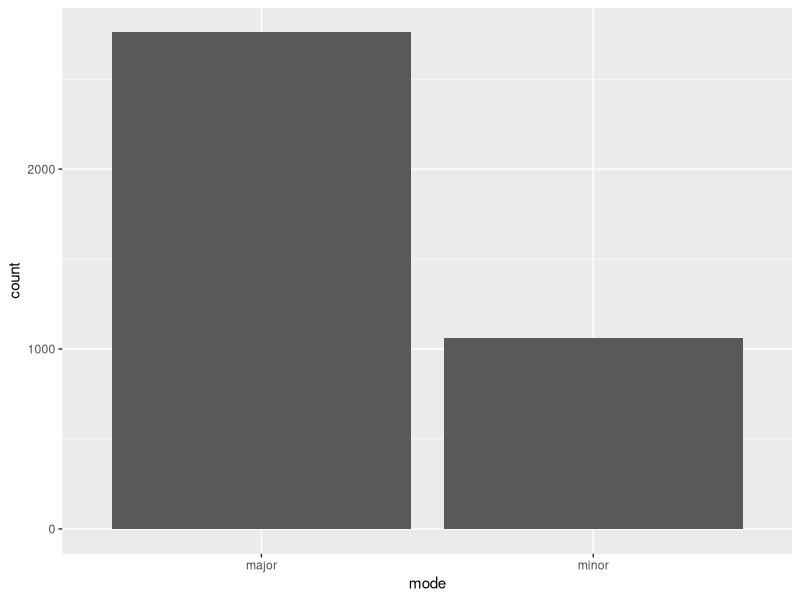
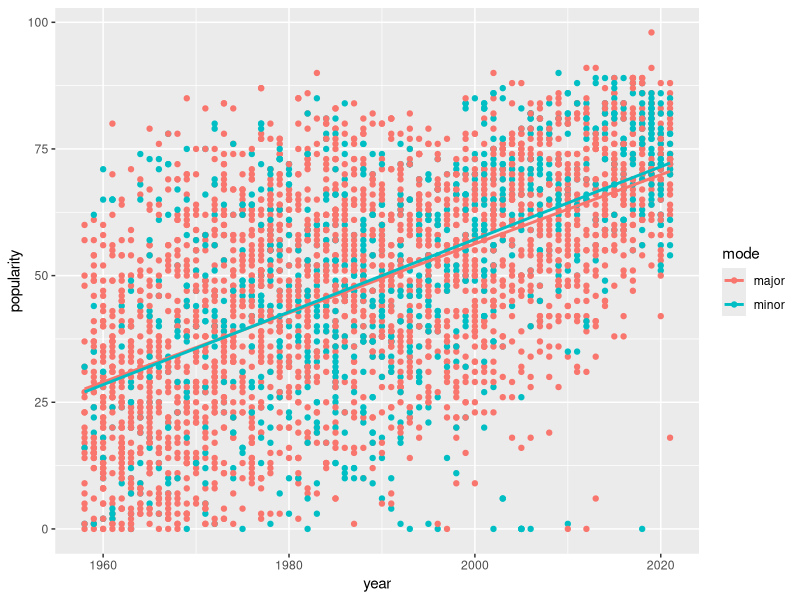
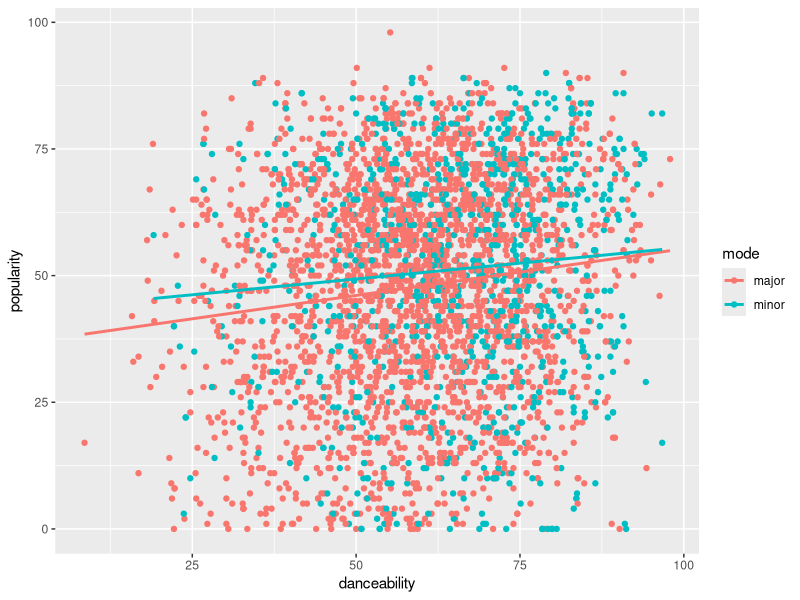
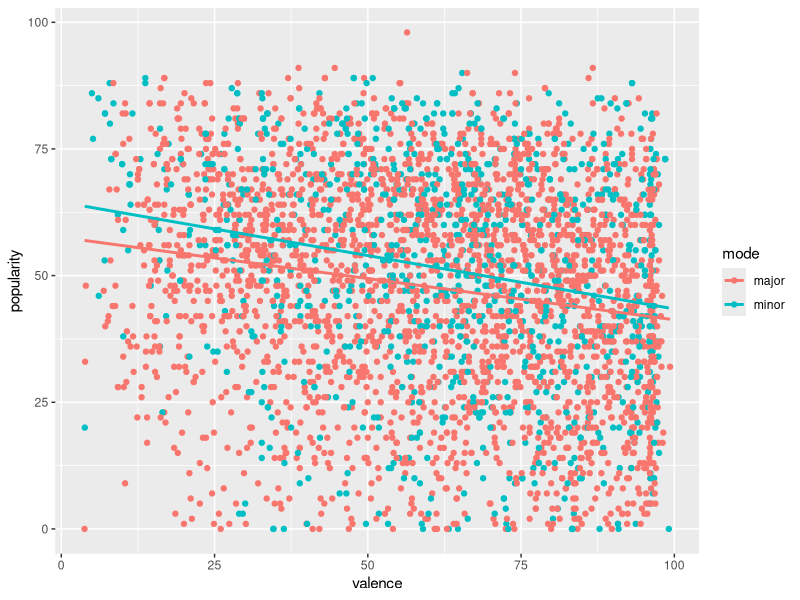
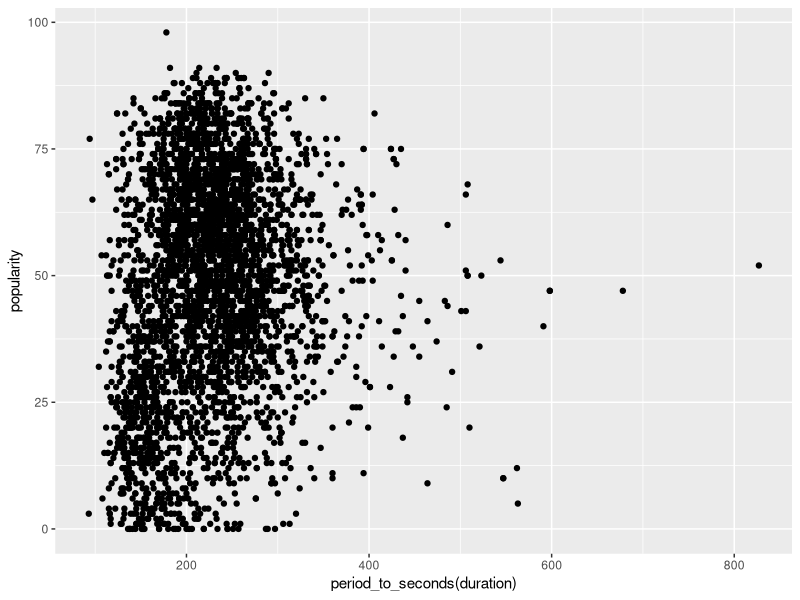
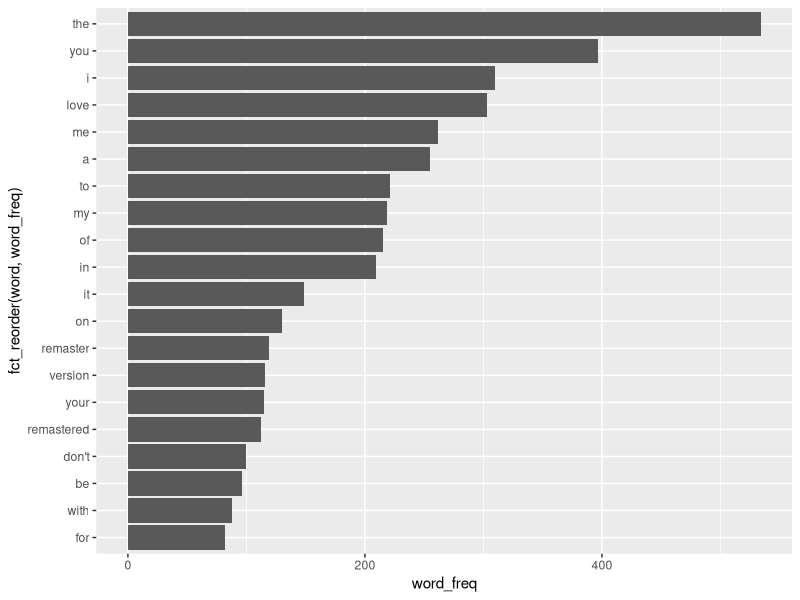
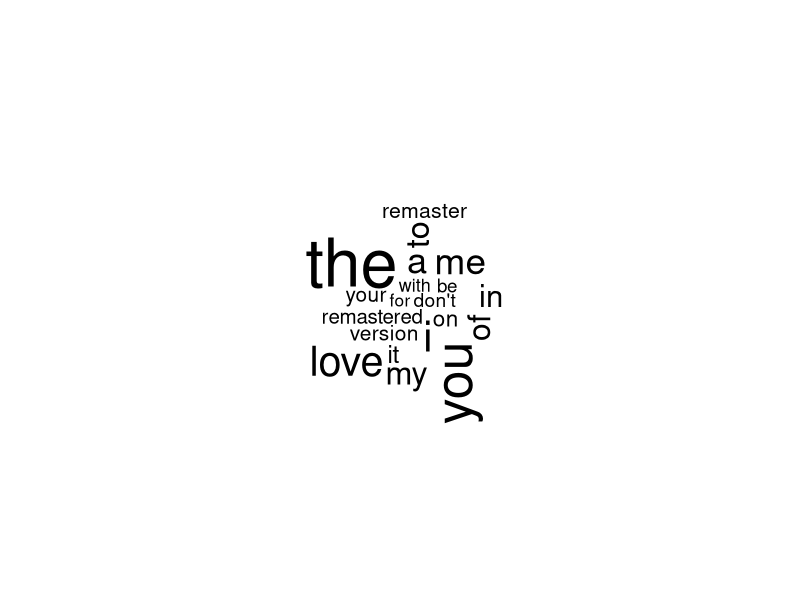
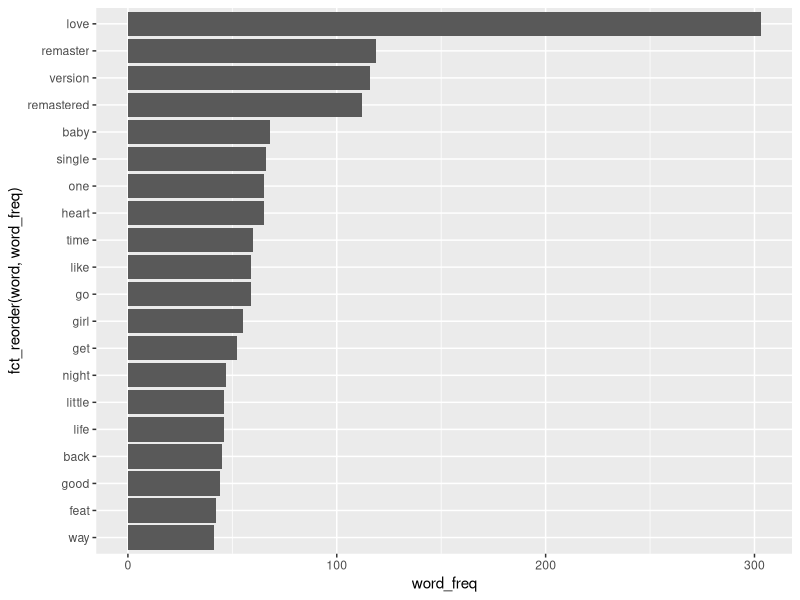

These figures' R source, in order:
## ---- chunk 1
library(tidyverse)
library(lubridate)
library(tidytext)
library(wordcloud)
library(tm)
library(gridExtra)
## ---- chunk 2
tracks <- read.csv("tracks.csv")
track_artists <- read.csv("track_artists.csv")
artists <- read.csv("artists.csv")

head(tracks)
head(track_artists)
head(artists)
dim(tracks)
dim(track_artists)
dim(artists)
## ---- chunk 3
tracks <- tracks |>
  mutate(
    acousticness = acousticness * 100,
    danceability = danceability * 100,
    energy = energy * 100,
    instrumentalness = instrumentalness * 100,
    liveness = liveness * 100,
    mode = ifelse(mode == "Mode.MAJOR", "major", "minor"),
    speechiness = speechiness * 100,
    valence = valence * 100,
    duration = as.period(seconds_to_period(round(duration_ms / 1000)))
  ) |>
  select(-duration_ms)
head(tracks)
## ---- chunk 4
tracks |>
  ggplot(aes(x = mode)) +
  geom_bar()
## ---- chunk 5
tracks |>
  ggplot(aes(x = year, y = popularity, color = mode)) +
  geom_point() +
  geom_smooth(method = lm, se = FALSE)
## ---- chunk 6
tracks |>
  ggplot(aes(y = popularity, x = danceability, color = mode)) +
  geom_point() +
  geom_smooth(method = lm, se = FALSE)

tracks |>
  ggplot(aes(y = popularity, x = valence, color = mode)) +
  geom_point() +
  geom_smooth(method = lm, se = FALSE)
## ---- chunk 7
tracks |>
  ggplot(aes(x = period_to_seconds(duration), y = popularity)) +
  geom_point()
## ---- chunk 8
tracks_tokenized <- tracks |>
  unnest_tokens(word, name)
head(tracks_tokenized)

tracks_tokenized_top_20 <- tracks_tokenized |>
  group_by(word) |>
  summarize(word_freq = n()) |>
  arrange(desc(word_freq)) |>
  head(20)

tracks_tokenized_top_20 |>
  ggplot(aes(x = fct_reorder(word, word_freq), y = word_freq)) +
  geom_col() +
  coord_flip()

wordcloud(tracks_tokenized_top_20$word, tracks_tokenized_top_20$word_freq)

no_stopwords <- tracks_tokenized |>
  filter(!(word %in% stopwords("english"))) |>
  filter(!grepl("[[:digit:]]+", word))

no_stopwords_top_20 <- no_stopwords |>
  group_by(word) |>
  summarize(word_freq = n()) |>
  arrange(desc(word_freq)) |>
  head(20)

no_stopwords_top_20 |>
  ggplot(aes(x = fct_reorder(word, word_freq), y = word_freq)) +
  geom_col() +
  coord_flip()

wordcloud(no_stopwords_top_20$word, no_stopwords_top_20$word_freq)
## ---- chunk 9
tracks_with_artists <- merge(
  x = track_artists,
  y = artists,
  by.x = "artist_id",
  by.y = "id",
  all.x = TRUE,
  all.y = FALSE
) |>
  rename(artist_name = name)
head(tracks_with_artists)
dim(tracks_with_artists)

tracks_with_artists |>
  group_by(artist_name) |>
  summarize(artist_freq = n()) |>
  arrange(desc(artist_freq)) |>
  head(20) |>
  ggplot(aes(x = fct_reorder(artist_name, artist_freq), y = artist_freq)) +
  geom_col() +
  coord_flip()
